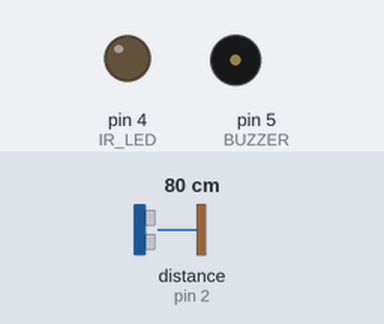
Recording of a sketch running on a simulated Arduino Uno, built with avr-gcc and run on an emulated ATmega328P. On the bench: output pins drawn as LEDs (lit = HIGH), buzzer (waves = sounding). Wiring (inferred from the names in the program): ultrasonic range finder: trigger pin 3; echo pin 2. The test bench sets the inputs (shaded band); at power-on: distance to the obstacle (sensor on pin 2) 80 cm. The echo pulse lasts 58.3 µs per cm; pins used as bus, display or sensor lines are not drawn.

Above: at 1.2 s.
1.3 s: distance to the obstacle (sensor on pin 2) set to 17 cm
2.8 s: distance to the obstacle (sensor on pin 2) set to 14 cm
At 4.0 s:
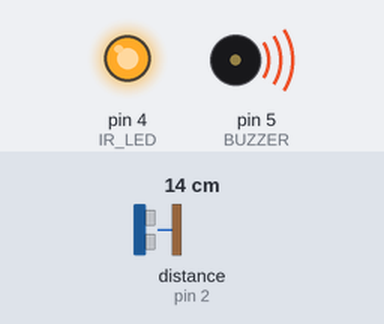
4.3 s: distance to the obstacle (sensor on pin 2) set to 18 cm
At 4.9 s:
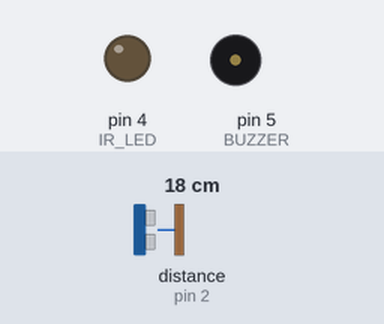
5.8 s: distance to the obstacle (sensor on pin 2) set to 2 cm
At 6.9 s:
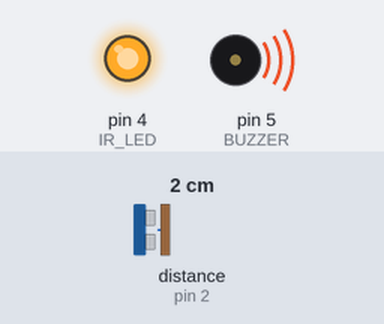
Timing chart, 0 to 8.3 s (numbered marks = the images above; inputs shaded):
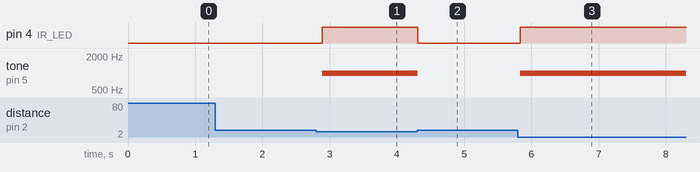

Measured:
- the behaviour switches between 16 and 15 cm on distance to the obstacle (sensor on pin 2) (found by bisection; images 0 and 1)
- after the input at 1.3 s, every drawn part: stays the same
- after the input at 2.8 s, pin 4 (IR_LED): LOW → HIGH after 0.09 s; tone on pin 5 (BUZZER): silent → 1000 Hz after 0.09 s
- after the input at 4.3 s, pin 4 (IR_LED): HIGH → LOW at once; tone on pin 5 (BUZZER): 1000 Hz → silent at once
- after the input at 5.8 s, pin 4 (IR_LED): LOW → HIGH at once; tone on pin 5 (BUZZER): silent → 1000 Hz at once

The sketch:

E-yantra-1-sensor.ino
```cpp
#define TRIG 3
#define ECHO 2
#define IR_LED 4
#define BUZZER 5

#define THRESHOLD 15  // Distance threshold in cm

void setup() {
  pinMode(TRIG, OUTPUT);
  pinMode(ECHO, INPUT);
  pinMode(IR_LED, OUTPUT);
  pinMode(BUZZER, OUTPUT);

  Serial.begin(9600);
}

void loop() {
  long duration;
  float distance;

  // Send a pulse
  digitalWrite(TRIG, LOW);
  delayMicroseconds(2);
  digitalWrite(TRIG, HIGH);
  delayMicroseconds(10);
  digitalWrite(TRIG, LOW);

  // Read echo pulse duration
  duration = pulseIn(ECHO, HIGH);
  distance = (duration * 0.034) / 2;  // Convert to cm

  if (distance > 0 && distance < THRESHOLD) {
    digitalWrite(IR_LED, HIGH);     // Turn on IR LED
    tone(BUZZER, 1000);             // Passive buzzer with 1kHz frequency
  } else {
    digitalWrite(IR_LED, LOW);      // Turn off IR LED
    noTone(BUZZER);                 // Stop buzzer
  }

  delay(100);  // Small delay for stability
}
```
